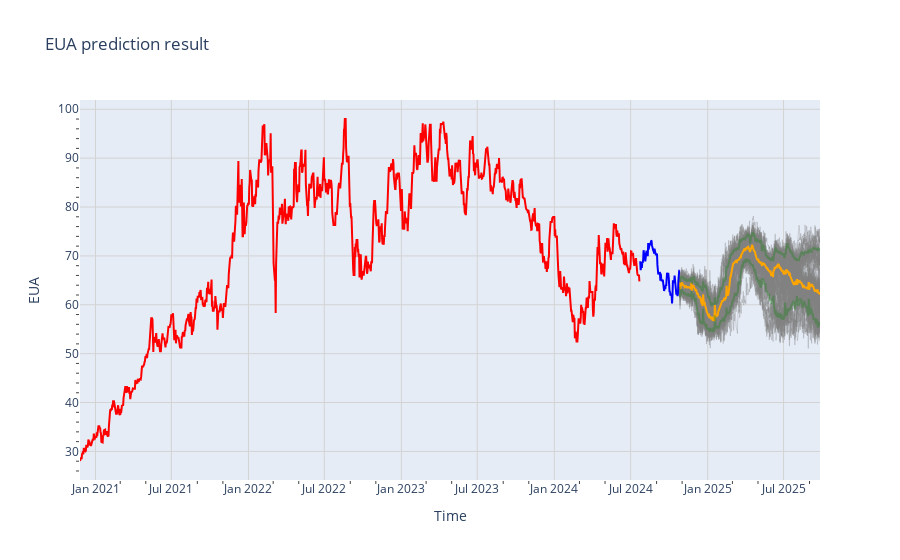

Notebook code cell kept with this figure:
### Code cell
from script.post_processing import visual_recursive_future_prediction, visual_recursive_future_prediction_plotly
visual_recursive_future_prediction_plotly(future_time, future_price_ensemble,
                                       train_test_split_date,
                                       df_all,
                                          # figsize = (10,3),
                                          index_of_data= 0, # 0 is EUA price
                                          name_of_data = 'EUA',
                                        decoration = {'xlabel': 'Time', 
                                                        'ylabel':'EUA', 
                                                        'title':'EUA prediction result',
                                                        'grid':'on'})

### Figure 1 — Plotly figure (JSON) as saved in the notebook; plotly's stock layout.template omitted (floating-point values rounded to 4 significant figures; data arrays with more than 128 entries replaced by an {"elided": "..."} marker saying what was removed)
{"data": [{"line": {"color": "gray", "width": 1}, "mode": "lines", "opacity": 0.3, "showlegend": false, "type": "scatter", "x": {"elided": "336 str values"}, "y": {"elided": "336 float values"}}, {"line": {"color": "gray", "width": 1}, "mode": "lines", "opacity": 0.3, "showlegend": false, "type": "scatter", "x": {"elided": "336 str values"}, "y": {"elided": "336 float values"}}, {"line": {"color": "gray", "width": 1}, "mode": "lines", "opacity": 0.3, "showlegend": false, "type": "scatter", "x": {"elided": "336 str values"}, "y": {"elided": "336 float values"}}, {"line": {"color": "gray", "width": 1}, "mode": "lines", "opacity": 0.3, "showlegend": false, "type": "scatter", "x": {"elided": "336 str values"}, "y": {"elided": "336 float values"}}, {"line": {"color": "gray", "width": 1}, "mode": "lines", "opacity": 0.3, "showlegend": false, "type": "scatter", "x": {"elided": "336 str values"}, "y": {"elided": "336 float values"}}, {"line": {"color": "gray", "width": 1}, "mode": "lines", "opacity": 0.3, "showlegend": false, "type": "scatter", "x": {"elided": "336 str values"}, "y": {"elided": "336 float values"}}, {"line": {"color": "gray", "width": 1}, "mode": "lines", "opacity": 0.3, "showlegend": false, "type": "scatter", "x": {"elided": "336 str values"}, "y": {"elided": "336 float values"}}, {"line": {"color": "gray", "width": 1}, "mode": "lines", "opacity": 0.3, "showlegend": false, "type": "scatter", "x": {"elided": "336 str values"}, "y": {"elided": "336 float values"}}, {"line": {"color": "gray", "width": 1}, "mode": "lines", "opacity": 0.3, "showlegend": false, "type": "scatter", "x": {"elided": "336 str values"}, "y": {"elided": "336 float values"}}, {"line": {"color": "gray", "width": 1}, "mode": "lines", "opacity": 0.3, "showlegend": false, "type": "scatter", "x": {"elided": "336 str values"}, "y": {"elided": "336 float values"}}, {"line": {"color": "gray", "width": 1}, "mode": "lines", "opacity": 0.3, "showlegend": false, "type": "scatter", "x": {"elided": "336 str values"}, "y": {"elided": "336 float values"}}, {"line": {"color": "gray", "width": 1}, "mode": "lines", "opacity": 0.3, "showlegend": false, "type": "scatter", "x": {"elided": "336 str values"}, "y": {"elided": "336 float values"}}, {"line": {"color": "gray", "width": 1}, "mode": "lines", "opacity": 0.3, "showlegend": false, "type": "scatter", "x": {"elided": "336 str values"}, "y": {"elided": "336 float values"}}, {"line": {"color": "gray", "width": 1}, "mode": "lines", "opacity": 0.3, "showlegend": false, "type": "scatter", "x": {"elided": "336 str values"}, "y": {"elided": "336 float values"}}, {"line": {"color": "gray", "width": 1}, "mode": "lines", "opacity": 0.3, "showlegend": false, "type": "scatter", "x": {"elided": "336 str values"}, "y": {"elided": "336 float values"}}, {"line": {"color": "gray", "width": 1}, "mode": "lines", "opacity": 0.3, "showlegend": false, "type": "scatter", "x": {"elided": "336 str values"}, "y": {"elided": "336 float values"}}, {"line": {"color": "gray", "width": 1}, "mode": "lines", "opacity": 0.3, "showlegend": false, "type": "scatter", "x": {"elided": "336 str values"}, "y": {"elided": "336 float values"}}, {"line": {"color": "gray", "width": 1}, "mode": "lines", "opacity": 0.3, "showlegend": false, "type": "scatter", "x": {"elided": "336 str values"}, "y": {"elided": "336 float values"}}, {"line": {"color": "gray", "width": 1}, "mode": "lines", "opacity": 0.3, "showlegend": false, "type": "scatter", "x": {"elided": "336 str values"}, "y": {"elided": "336 float values"}}, {"line": {"color": "gray", "width": 1}, "mode": "lines", "opacity": 0.3, "showlegend": false, "type": "scatter", "x": {"elided": "336 str values"}, "y": {"elided": "336 float values"}}, {"line": {"color": "gray", "width": 1}, "mode": "lines", "opacity": 0.3, "showlegend": false, "type": "scatter", "x": {"elided": "336 str values"}, "y": {"elided": "336 float values"}}, {"line": {"color": "gray", "width": 1}, "mode": "lines", "opacity": 0.3, "showlegend": false, "type": "scatter", "x": {"elided": "336 str values"}, "y": {"elided": "336 float values"}}, {"line": {"color": "gray", "width": 1}, "mode": "lines", "opacity": 0.3, "showlegend": false, "type": "scatter", "x": {"elided": "336 str values"}, "y": {"elided": "336 float values"}}, {"line": {"color": "gray", "width": 1}, "mode": "lines", "opacity": 0.3, "showlegend": false, "type": "scatter", "x": {"elided": "336 str values"}, "y": {"elided": "336 float values"}}, {"line": {"color": "gray", "width": 1}, "mode": "lines", "opacity": 0.3, "showlegend": false, "type": "scatter", "x": {"elided": "336 str values"}, "y": {"elided": "336 float values"}}, {"line": {"color": "gray", "width": 1}, "mode": "lines", "opacity": 0.3, "showlegend": false, "type": "scatter", "x": {"elided": "336 str values"}, "y": {"elided": "336 float values"}}, {"line": {"color": "gray", "width": 1}, "mode": "lines", "opacity": 0.3, "showlegend": false, "type": "scatter", "x": {"elided": "336 str values"}, "y": {"elided": "336 float values"}}, {"line": {"color": "gray", "width": 1}, "mode": "lines", "opacity": 0.3, "showlegend": false, "type": "scatter", "x": {"elided": "336 str values"}, "y": {"elided": "336 float values"}}, {"line": {"color": "gray", "width": 1}, "mode": "lines", "opacity": 0.3, "showlegend": false, "type": "scatter", "x": {"elided": "336 str values"}, "y": {"elided": "336 float values"}}, {"line": {"color": "gray", "width": 1}, "mode": "lines", "opacity": 0.3, "showlegend": false, "type": "scatter", "x": {"elided": "336 str values"}, "y": {"elided": "336 float values"}}, {"line": {"color": "gray", "width": 1}, "mode": "lines", "opacity": 0.3, "showlegend": false, "type": "scatter", "x": {"elided": "336 str values"}, "y": {"elided": "336 float values"}}, {"line": {"color": "gray", "width": 1}, "mode": "lines", "opacity": 0.3, "showlegend": false, "type": "scatter", "x": {"elided": "336 str values"}, "y": {"elided": "336 float values"}}, {"line": {"color": "gray", "width": 1}, "mode": "lines", "opacity": 0.3, "showlegend": false, "type": "scatter", "x": {"elided": "336 str values"}, "y": {"elided": "336 float values"}}, {"line": {"color": "gray", "width": 1}, "mode": "lines", "opacity": 0.3, "showlegend": false, "type": "scatter", "x": {"elided": "336 str values"}, "y": {"elided": "336 float values"}}, {"line": {"color": "gray", "width": 1}, "mode": "lines", "opacity": 0.3, "showlegend": false, "type": "scatter", "x": {"elided": "336 str values"}, "y": {"elided": "336 float values"}}, {"line": {"color": "gray", "width": 1}, "mode": "lines", "opacity": 0.3, "showlegend": false, "type": "scatter", "x": {"elided": "336 str values"}, "y": {"elided": "336 float values"}}, {"line": {"color": "gray", "width": 1}, "mode": "lines", "opacity": 0.3, "showlegend": false, "type": "scatter", "x": {"elided": "336 str values"}, "y": {"elided": "336 float values"}}, {"line": {"color": "gray", "width": 1}, "mode": "lines", "opacity": 0.3, "showlegend": false, "type": "scatter", "x": {"elided": "336 str values"}, "y": {"elided": "336 float values"}}, {"line": {"color": "gray", "width": 1}, "mode": "lines", "opacity": 0.3, "showlegend": false, "type": "scatter", "x": {"elided": "336 str values"}, "y": {"elided": "336 float values"}}, {"line": {"color": "gray", "width": 1}, "mode": "lines", "opacity": 0.3, "showlegend": false, "type": "scatter", "x": {"elided": "336 str values"}, "y": {"elided": "336 float values"}}, {"line": {"color": "gray", "width": 1}, "mode": "lines", "opacity": 0.3, "showlegend": false, "type": "scatter", "x": {"elided": "336 str values"}, "y": {"elided": "336 float values"}}, {"line": {"color": "gray", "width": 1}, "mode": "lines", "opacity": 0.3, "showlegend": false, "type": "scatter", "x": {"elided": "336 str values"}, "y": {"elided": "336 float values"}}, {"line": {"color": "gray", "width": 1}, "mode": "lines", "opacity": 0.3, "showlegend": false, "type": "scatter", "x": {"elided": "336 str values"}, "y": {"elided": "336 float values"}}, {"line": {"color": "gray", "width": 1}, "mode": "lines", "opacity": 0.3, "showlegend": false, "type": "scatter", "x": {"elided": "336 str values"}, "y": {"elided": "336 float values"}}, {"line": {"color": "gray", "width": 1}, "mode": "lines", "opacity": 0.3, "showlegend": false, "type": "scatter", "x": {"elided": "336 str values"}, "y": {"elided": "336 float values"}}, {"line": {"color": "gray", "width": 1}, "mode": "lines", "opacity": 0.3, "showlegend": false, "type": "scatter", "x": {"elided": "336 str values"}, "y": {"elided": "336 float values"}}, {"line": {"color": "gray", "width": 1}, "mode": "lines", "opacity": 0.3, "showlegend": false, "type": "scatter", "x": {"elided": "336 str values"}, "y": {"elided": "336 float values"}}, {"line": {"color": "gray", "width": 1}, "mode": "lines", "opacity": 0.3, "showlegend": false, "type": "scatter", "x": {"elided": "336 str values"}, "y": {"elided": "336 float values"}}, {"line": {"color": "gray", "width": 1}, "mode": "lines", "opacity": 0.3, "showlegend": false, "type": "scatter", "x": {"elided": "336 str values"}, "y": {"elided": "336 float values"}}, {"line": {"color": "gray", "width": 1}, "mode": "lines", "opacity": 0.3, "showlegend": false, "type": "scatter", "x": {"elided": "336 str values"}, "y": {"elided": "336 float values"}}, {"line": {"color": "gray", "width": 1}, "mode": "lines", "opacity": 0.3, "showlegend": false, "type": "scatter", "x": {"elided": "336 str values"}, "y": {"elided": "336 float values"}}, {"line": {"color": "gray", "width": 1}, "mode": "lines", "opacity": 0.3, "showlegend": false, "type": "scatter", "x": {"elided": "336 str values"}, "y": {"elided": "336 float values"}}, {"line": {"color": "gray", "width": 1}, "mode": "lines", "opacity": 0.3, "showlegend": false, "type": "scatter", "x": {"elided": "336 str values"}, "y": {"elided": "336 float values"}}, {"line": {"color": "gray", "width": 1}, "mode": "lines", "opacity": 0.3, "showlegend": false, "type": "scatter", "x": {"elided": "336 str values"}, "y": {"elided": "336 float values"}}, {"line": {"color": "gray", "width": 1}, "mode": "lines", "opacity": 0.3, "showlegend": false, "type": "scatter", "x": {"elided": "336 str values"}, "y": {"elided": "336 float values"}}, {"line": {"color": "gray", "width": 1}, "mode": "lines", "opacity": 0.3, "showlegend": false, "type": "scatter", "x": {"elided": "336 str values"}, "y": {"elided": "336 float values"}}, {"line": {"color": "gray", "width": 1}, "mode": "lines", "opacity": 0.3, "showlegend": false, "type": "scatter", "x": {"elided": "336 str values"}, "y": {"elided": "336 float values"}}, {"line": {"color": "gray", "width": 1}, "mode": "lines", "opacity": 0.3, "showlegend": false, "type": "scatter", "x": {"elided": "336 str values"}, "y": {"elided": "336 float values"}}, {"line": {"color": "gray", "width": 1}, "mode": "lines", "opacity": 0.3, "showlegend": false, "type": "scatter", "x": {"elided": "336 str values"}, "y": {"elided": "336 float values"}}, {"line": {"color": "gray", "width": 1}, "mode": "lines", "opacity": 0.3, "showlegend": false, "type": "scatter", "x": {"elided": "336 str values"}, "y": {"elided": "336 float values"}}, {"line": {"color": "gray", "width": 1}, "mode": "lines", "opacity": 0.3, "showlegend": false, "type": "scatter", "x": {"elided": "336 str values"}, "y": {"elided": "336 float values"}}, {"line": {"color": "gray", "width": 1}, "mode": "lines", "opacity": 0.3, "showlegend": false, "type": "scatter", "x": {"elided": "336 str values"}, "y": {"elided": "336 float values"}}, {"line": {"color": "gray", "width": 1}, "mode": "lines", "opacity": 0.3, "showlegend": false, "type": "scatter", "x": {"elided": "336 str values"}, "y": {"elided": "336 float values"}}, {"line": {"color": "gray", "width": 1}, "mode": "lines", "opacity": 0.3, "showlegend": false, "type": "scatter", "x": {"elided": "336 str values"}, "y": {"elided": "336 float values"}}, {"line": {"color": "gray", "width": 1}, "mode": "lines", "opacity": 0.3, "showlegend": false, "type": "scatter", "x": {"elided": "336 str values"}, "y": {"elided": "336 float values"}}, {"line": {"color": "gray", "width": 1}, "mode": "lines", "opacity": 0.3, "showlegend": false, "type": "scatter", "x": {"elided": "336 str values"}, "y": {"elided": "336 float values"}}, {"line": {"color": "gray", "width": 1}, "mode": "lines", "opacity": 0.3, "showlegend": false, "type": "scatter", "x": {"elided": "336 str values"}, "y": {"elided": "336 float values"}}, {"line": {"color": "gray", "width": 1}, "mode": "lines", "opacity": 0.3, "showlegend": false, "type": "scatter", "x": {"elided": "336 str values"}, "y": {"elided": "336 float values"}}, {"line": {"color": "gray", "width": 1}, "mode": "lines", "opacity": 0.3, "showlegend": false, "type": "scatter", "x": {"elided": "336 str values"}, "y": {"elided": "336 float values"}}, {"line": {"color": "gray", "width": 1}, "mode": "lines", "opacity": 0.3, "showlegend": false, "type": "scatter", "x": {"elided": "336 str values"}, "y": {"elided": "336 float values"}}, {"line": {"color": "gray", "width": 1}, "mode": "lines", "opacity": 0.3, "showlegend": false, "type": "scatter", "x": {"elided": "336 str values"}, "y": {"elided": "336 float values"}}, {"line": {"color": "gray", "width": 1}, "mode": "lines", "opacity": 0.3, "showlegend": false, "type": "scatter", "x": {"elided": "336 str values"}, "y": {"elided": "336 float values"}}, {"line": {"color": "gray", "width": 1}, "mode": "lines", "opacity": 0.3, "showlegend": false, "type": "scatter", "x": {"elided": "336 str values"}, "y": {"elided": "336 float values"}}, {"line": {"color": "gray", "width": 1}, "mode": "lines", "opacity": 0.3, "showlegend": false, "type": "scatter", "x": {"elided": "336 str values"}, "y": {"elided": "336 float values"}}, {"line": {"color": "gray", "width": 1}, "mode": "lines", "opacity": 0.3, "showlegend": false, "type": "scatter", "x": {"elided": "336 str values"}, "y": {"elided": "336 float values"}}, {"line": {"color": "gray", "width": 1}, "mode": "lines", "opacity": 0.3, "showlegend": false, "type": "scatter", "x": {"elided": "336 str values"}, "y": {"elided": "336 float values"}}, {"line": {"color": "gray", "width": 1}, "mode": "lines", "opacity": 0.3, "showlegend": false, "type": "scatter", "x": {"elided": "336 str values"}, "y": {"elided": "336 float values"}}, {"line": {"color": "gray", "width": 1}, "mode": "lines", "opacity": 0.3, "showlegend": false, "type": "scatter", "x": {"elided": "336 str values"}, "y": {"elided": "336 float values"}}, {"line": {"color": "gray", "width": 1}, "mode": "lines", "opacity": 0.3, "showlegend": false, "type": "scatter", "x": {"elided": "336 str values"}, "y": {"elided": "336 float values"}}, {"line": {"color": "gray", "width": 1}, "mode": "lines", "opacity": 0.3, "showlegend": false, "type": "scatter", "x": {"elided": "336 str values"}, "y": {"elided": "336 float values"}}, {"line": {"color": "gray", "width": 1}, "mode": "lines", "opacity": 0.3, "showlegend": false, "type": "scatter", "x": {"elided": "336 str values"}, "y": {"elided": "336 float values"}}, {"line": {"color": "gray", "width": 1}, "mode": "lines", "opacity": 0.3, "showlegend": false, "type": "scatter", "x": {"elided": "336 str values"}, "y": {"elided": "336 float values"}}, {"line": {"color": "gray", "width": 1}, "mode": "lines", "opacity": 0.3, "showlegend": false, "type": "scatter", "x": {"elided": "336 str values"}, "y": {"elided": "336 float values"}}, {"line": {"color": "gray", "width": 1}, "mode": "lines", "opacity": 0.3, "showlegend": false, "type": "scatter", "x": {"elided": "336 str values"}, "y": {"elided": "336 float values"}}, {"line": {"color": "gray", "width": 1}, "mode": "lines", "opacity": 0.3, "showlegend": false, "type": "scatter", "x": {"elided": "336 str values"}, "y": {"elided": "336 float values"}}, {"line": {"color": "gray", "width": 1}, "mode": "lines", "opacity": 0.3, "showlegend": false, "type": "scatter", "x": {"elided": "336 str values"}, "y": {"elided": "336 float values"}}, {"line": {"color": "gray", "width": 1}, "mode": "lines", "opacity": 0.3, "showlegend": false, "type": "scatter", "x": {"elided": "336 str values"}, "y": {"elided": "336 float values"}}, {"line": {"color": "gray", "width": 1}, "mode": "lines", "opacity": 0.3, "showlegend": false, "type": "scatter", "x": {"elided": "336 str values"}, "y": {"elided": "336 float values"}}, {"line": {"color": "gray", "width": 1}, "mode": "lines", "opacity": 0.3, "showlegend": false, "type": "scatter", "x": {"elided": "336 str values"}, "y": {"elided": "336 float values"}}, {"line": {"color": "gray", "width": 1}, "mode": "lines", "opacity": 0.3, "showlegend": false, "type": "scatter", "x": {"elided": "336 str values"}, "y": {"elided": "336 float values"}}, {"line": {"color": "gray", "width": 1}, "mode": "lines", "opacity": 0.3, "showlegend": false, "type": "scatter", "x": {"elided": "336 str values"}, "y": {"elided": "336 float values"}}, {"line": {"color": "gray", "width": 1}, "mode": "lines", "opacity": 0.3, "showlegend": false, "type": "scatter", "x": {"elided": "336 str values"}, "y": {"elided": "336 float values"}}, {"line": {"color": "gray", "width": 1}, "mode": "lines", "opacity": 0.3, "showlegend": false, "type": "scatter", "x": {"elided": "336 str values"}, "y": {"elided": "336 float values"}}, {"line": {"color": "gray", "width": 1}, "mode": "lines", "opacity": 0.3, "showlegend": false, "type": "scatter", "x": {"elided": "336 str values"}, "y": {"elided": "336 float values"}}, {"line": {"color": "gray", "width": 1}, "mode": "lines", "opacity": 0.3, "showlegend": false, "type": "scatter", "x": {"elided": "336 str values"}, "y": {"elided": "336 float values"}}, {"line": {"color": "gray", "width": 1}, "mode": "lines", "opacity": 0.3, "showlegend": false, "type": "scatter", "x": {"elided": "336 str values"}, "y": {"elided": "336 float values"}}, {"line": {"color": "gray", "width": 1}, "mode": "lines", "opacity": 0.3, "showlegend": false, "type": "scatter", "x": {"elided": "336 str values"}, "y": {"elided": "336 float values"}}, {"line": {"color": "gray", "width": 1}, "mode": "lines", "opacity": 0.3, "showlegend": false, "type": "scatter", "x": {"elided": "336 str values"}, "y": {"elided": "336 float values"}}, {"line": {"color": "gray", "width": 1}, "mode": "lines", "opacity": 0.3, "showlegend": false, "type": "scatter", "x": {"elided": "336 str values"}, "y": {"elided": "336 float values"}}, {"line": {"color": "gray", "width": 1}, "mode": "lines", "opacity": 0.3, "showlegend": false, "type": "scatter", "x": {"elided": "336 str values"}, "y": {"elided": "336 float values"}}, {"line": {"color": "orange"}, "mode": "lines", "name": "P50", "type": "scatter", "x": {"elided": "336 str values"}, "y": {"elided": "336 float values"}}, {"line": {"color": "green"}, "mode": "lines", "name": "P10", "opacity": 0.3, "type": "scatter", "x": {"elided": "336 str values"}, "y": {"elided": "336 float values"}}, {"line": {"color": "green"}, "mode": "lines", "name": "P90", "opacity": 0.3, "type": "scatter", "x": {"elided": "336 str values"}, "y": {"elided": "336 float values"}}, {"line": {"color": "red"}, "mode": "lines", "name": "History (train)", "type": "scatter", "x": {"elided": "1336 str values"}, "y": {"elided": "1336 float values"}}, {"line": {"color": "blue"}, "mode": "lines", "name": "History (validation)", "type": "scatter", "x": ["2024-07-24T00:00:00", "2024-07-25T00:00:00", "2024-07-26T00:00:00", "2024-07-27T00:00:00", "2024-07-28T00:00:00", "2024-07-29T00:00:00", "2024-07-30T00:00:00", "2024-07-31T00:00:00", "2024-08-01T00:00:00", "2024-08-02T00:00:00", "2024-08-03T00:00:00", "2024-08-04T00:00:00", "2024-08-05T00:00:00", "2024-08-06T00:00:00", "2024-08-07T00:00:00", "2024-08-08T00:00:00", "2024-08-09T00:00:00", "2024-08-10T00:00:00", "2024-08-11T00:00:00", "2024-08-12T00:00:00", "2024-08-13T00:00:00", "2024-08-14T00:00:00", "2024-08-15T00:00:00", "2024-08-16T00:00:00", "2024-08-17T00:00:00", "2024-08-18T00:00:00", "2024-08-19T00:00:00", "2024-08-20T00:00:00", "2024-08-21T00:00:00", "2024-08-22T00:00:00", "2024-08-23T00:00:00", "2024-08-24T00:00:00", "2024-08-25T00:00:00", "2024-08-26T00:00:00", "2024-08-27T00:00:00", "2024-08-28T00:00:00", "2024-08-29T00:00:00", "2024-08-30T00:00:00", "2024-08-31T00:00:00", "2024-09-01T00:00:00", "2024-09-02T00:00:00", "2024-09-03T00:00:00", "2024-09-04T00:00:00", "2024-09-05T00:00:00", "2024-09-06T00:00:00", "2024-09-07T00:00:00", "2024-09-08T00:00:00", "2024-09-09T00:00:00", "2024-09-10T00:00:00", "2024-09-11T00:00:00", "2024-09-12T00:00:00", "2024-09-13T00:00:00", "2024-09-14T00:00:00", "2024-09-15T00:00:00", "2024-09-16T00:00:00", "2024-09-17T00:00:00", "2024-09-18T00:00:00", "2024-09-19T00:00:00", "2024-09-20T00:00:00", "2024-09-21T00:00:00", "2024-09-22T00:00:00", "2024-09-23T00:00:00", "2024-09-24T00:00:00", "2024-09-25T00:00:00", "2024-09-26T00:00:00", "2024-09-27T00:00:00", "2024-09-28T00:00:00", "2024-09-29T00:00:00", "2024-09-30T00:00:00", "2024-10-01T00:00:00", "2024-10-02T00:00:00", "2024-10-03T00:00:00", "2024-10-04T00:00:00", "2024-10-05T00:00:00", "2024-10-06T00:00:00", "2024-10-07T00:00:00", "2024-10-08T00:00:00", "2024-10-09T00:00:00", "2024-10-10T00:00:00", "2024-10-11T00:00:00", "2024-10-12T00:00:00", "2024-10-13T00:00:00", "2024-10-14T00:00:00", "2024-10-15T00:00:00", "2024-10-16T00:00:00", "2024-10-17T00:00:00", "2024-10-18T00:00:00", "2024-10-19T00:00:00", "2024-10-20T00:00:00", "2024-10-21T00:00:00", "2024-10-22T00:00:00", "2024-10-23T00:00:00", "2024-10-24T00:00:00", "2024-10-25T00:00:00", "2024-10-26T00:00:00"], "y": [68.9, 67.08, 67.71, 67.71, 67.71, 68.78, 68.58, 69.24, 71.17, 70.44, 70.44, 70.44, 68.86, 69.92, 70.57, 71.06, 70.14, 70.14, 70.14, 72.65, 71.29, 71.87, 72.11, 72.52, 72.52, 72.52, 73.14, 73.07, 72.14, 71.57, 71.13, 71.13, 71.13, 70.49, 71.49, 70.77, 71.06, 70.3, 70.3, 70.3, 70.43, 68.16, 67, 66.2, 66.5, 66.5, 66.5, 66.52, 64.92, 66.4, 65.45, 64.99, 64.99, 64.99, 64.99, 64.34, 63.7, 62.82, 63.39, 63.39, 63.39, 64.1, 63.87, 65.24, 66.52, 66.33, 66.33, 66.33, 65.56, 63.61, 62.6, 62.76, 62.05, 62.05, 62.05, 61.76, 60.29, 62.01, 65, 64.62, 64.62, 64.62, 65.97, 65.09, 63.03, 62.98, 62.28, 62.28, 62.28, 61.76, 62.25, 64.89, 66.63, 66.97, 66.97]}], "layout": {"showlegend": false, "title": {"text": "EUA prediction result"}, "xaxis": {"gridcolor": "lightgray", "minor": {"ticks": "outside"}, "showgrid": true, "title": {"text": "Time"}}, "yaxis": {"gridcolor": "lightgray", "minor": {"ticks": "outside"}, "showgrid": true, "title": {"text": "EUA"}}}}
